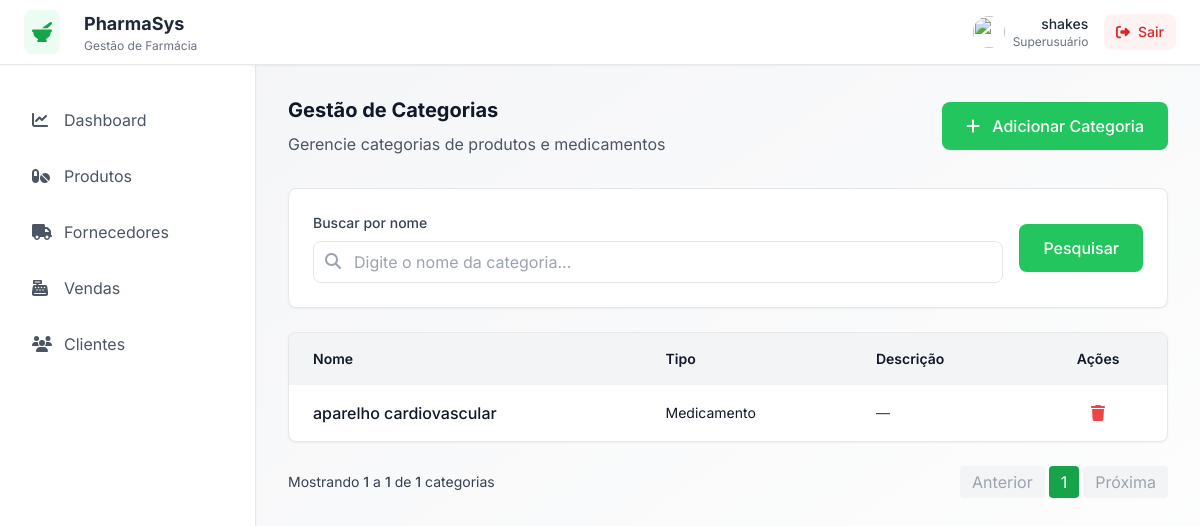
The app's page /productos/categorias/ (signed in) with its own data.
### productos/models.py (models this page shows, shortened)
class Categoria(models.Model):
    nome = models.CharField(max_length=50)
    tipo = models.CharField(  # Define se é medicamento ou não
        max_length=20,
        choices=[
            ("medicamento", "Medicamento"),
            ("higiene", "Higiene"),
            ("perfumaria", "Perfumaria"),
            ("suplemento", "Suplemento"),
            ("conveniencia", "Convêniencia"),
        ],
        default="medicamento"
    )
    descricao = models.TextField(blank=True)

### productos/views.py (the view)
# urls.py: path('categorias/', views.categorias_list, name='categorias_list'),
@login_required
def categorias_list(request):
    categorias = Categoria.objects.all()
    search = request.GET.get('search', '')
    if search:
        categorias = categorias.filter(nome__icontains=search)
    paginator = Paginator(categorias, 5)
    page_number = request.GET.get("page")
    page_obj = paginator.get_page(page_number)
    return render(request, "productos/categorias.html", {
        "categorias": page_obj,
        "page_obj": page_obj,
        "search": search,
    })

### core/context_processors.py (called while the page is built)
def request_is_secure(request):
    return {'is_secure': request.is_secure()}

### productos/templates/productos/categorias.html (shortened to what this page needs)
{% extends 'main.html' %}
{% block content %}
    {% include 'navbar.html' %}
    <div class="flex-1 ml-64 p-8" id="main-content">
        <div class="flex justify-between items-center mb-8" id="page-header">
            <div>
                <h2 class="text-xl font-bold text-gray-900 mb-2">Gestão de Categorias</h2>
                <p class="text-gray-600">Gerencie categorias de produtos e medicamentos</p>
            </div>
            <a class="bg-pharmacy-green hover:bg-pharmacy-green-dark text-white px-6 py-3 rounded-lg font-medium transition-colors shadow-sm"
               id="add-category-btn" href="{% url 'criar_categoria' %}">
                <i class="mr-2">
                </i>
                Adicionar Categoria
            </a>
        </div>
        <div class="bg-white rounded-lg shadow-sm border border-pharmacy-gray p-6 mb-6" id="filters-section">
            <form method="get" class="flex items-center gap-4">
                <div class="flex-1">
                    <label class="block text-sm font-medium text-gray-700 mb-2">Buscar por nome</label>
                    <div class="relative">
                        <input type="text" name="search" value="{{ request.GET.search }}"
                               placeholder="Digite o nome da categoria..."
                               class="w-full pl-10 pr-4 py-2 border border-pharmacy-gray rounded-lg focus:ring-2 focus:ring-pharmacy-green focus:border-transparent">
                        <i class="absolute left-3 top-3 text-gray-400">
                        </i>
                    </div>
                </div>
                <button type="submit"
                        class="bg-pharmacy-green hover:bg-pharmacy-green-dark text-white px-6 py-3 rounded-lg font-medium transition-colors shadow-sm">
                    Pesquisar
                </button>
            </form>
        </div>
        <div class="bg-white rounded-lg shadow-sm border border-pharmacy-gray overflow-hidden"
             id="categories-table-container">
            <div class="overflow-x-auto">
                <table class="w-full">
                    <thead class="bg-pharmacy-gray-light">
                    <tr>
                        <th class="px-6 py-4 text-left text-sm font-semibold text-gray-900">Nome</th>
                        <th class="px-6 py-4 text-left text-sm font-semibold text-gray-900">Tipo</th>
                        <th class="px-6 py-4 text-left text-sm font-semibold text-gray-900">Descrição</th>
                        <th class="px-6 py-4 text-center text-sm font-semibold text-gray-900">Ações</th>
                    </tr>
                    </thead>
                    <tbody class="divide-y divide-pharmacy-gray" id="categories-tbody">
                    {% for categoria in categorias %}
                        <tr class="hover:bg-pharmacy-gray-light/50 transition-colors">
                            <td class="px-6 py-4">
                                <div class="font-medium text-gray-900">{{ categoria.nome }}</div>
                            </td>
                            <td class="px-6 py-4 text-sm text-gray-900">{{ categoria.tipo|title }}</td>
                            <td class="px-6 py-4 text-sm text-gray-700">
                                {{ categoria.descricao|default:"—" }}
                            </td>
                            <td class="px-6 py-4 text-center">
                                <div class="flex justify-center space-x-2">
                                    <a href="{% url 'remover_categoria' categoria.id %}"
                                       onclick="return confirm('Tem certeza que deseja remover {{ categoria.nome }}?');"
                                       class="text-red-500 hover:text-red-700">
                                    </a>
                                </div>
                            </td>
                        </tr>
                    {% empty %}
                        <tr>
                            <td colspan="4" class="px-6 py-4 text-center text-gray-500">
                                Nenhuma categoria encontrada.
                            </td>
                        </tr>
                    {% endfor %}
                    </tbody>
                </table>
            </div>
        </div>
        <div class="flex justify-between items-center mt-6" id="pagination">
            <div class="text-sm text-gray-700">
                Mostrando
                <span class="font-medium">{{ page_obj.start_index }}</span>
                a
                <span class="font-medium">{{ page_obj.end_index }}</span>
                de
                <span class="font-medium">{{ page_obj.paginator.count }}</span> categorias
            </div>
            <div class="flex space-x-1">
                {% if page_obj.has_previous %}
                    <a href="?page={{ page_obj.previous_page_number }}"
                       class="px-3 py-1 bg-gray-200 rounded hover:bg-gray-300">Anterior</a>
                {% else %}
                    <span class="px-3 py-1 bg-gray-100 text-gray-400 rounded">Anterior</span>
                {% endif %}
                {% for num in page_obj.paginator.page_range %}
                    {% if page_obj.number == num %}
                        <span class="px-3 py-1 bg-green-600 text-white rounded">{{ num }}</span>
                    {% else %}
                        <a href="?page={{ num }}"
                           class="px-3 py-1 bg-gray-200 rounded hover:bg-gray-300">{{ num }}</a>
                    {% endif %}
                {% endfor %}
                {% if page_obj.has_next %}
                    <a href="?page={{ page_obj.next_page_number }}"
                       class="px-3 py-1 bg-gray-200 rounded hover:bg-gray-300">Próxima</a>
                {% else %}
                    <span class="px-3 py-1 bg-gray-100 text-gray-400 rounded">Próxima</span>
                {% endif %}
            </div>
        </div>
    </div>
{% endblock %}

### templates/navbar.html (shortened to what this page needs)
<div class="bg-white shadow-sm border-b border-pharmacy-gray fixed w-full z-40" id="header">
    <div class="flex justify-between items-center h-16 px-6">
        <div class="flex items-center" id="nav-logo">
            <div class="bg-pharmacy-green-light/10 p-2 rounded-lg mr-3">
                <i class="text-pharmacy-green-dark text-xl" data-fa-i2svg="">
                </i>
            </div>
            <div class="ml-3">
                <h1 class="text-lg font-bold text-gray-800">PharmaSys</h1>
                <p class="text-xs text-gray-500">Gestão de Farmácia</p>
            </div>
        </div>
        <div class="flex items-center space-x-4" id="nav-user">
            <div class="flex items-center space-x-2">
                <img class="w-8 h-8 rounded-full"
                     src="https://storage.googleapis.com/uxpilot-auth.appspot.com/avatars/avatar-1.jpg">
                <div class="text-right">
                    <p class="text-sm font-medium text-gray-800">{{ request.user.username }}</p>
                    <p class="text-xs text-gray-500">
                        {% if request.user.is_superuser %}
                            Superusuário
                        {% elif request.user.is_staff %}
                            Staff
                        {% elif request.user.is_active %}
                            Usuário activo
                        {% else %}
                            Inactivo
                        {% endif %}
                    </p>
                </div>
            </div>
            <form method="post" action="{% url 'logout' %}">
                <button type="submit"
                        class="bg-red-50 hover:bg-red-100 text-red-600 px-3 py-2 rounded-lg text-sm font-medium transition-colors">
                    <i class="mr-1" data-fa-i2svg="">
                    </i>
                    Sair
                </button>
            </form>
        </div>
    </div>
</div>
<div class="flex pt-16">
    <div class="w-64 bg-white shadow-sm border-r border-pharmacy-gray fixed h-full" id="sidebar">
        <nav class="mt-8 px-4">
            <div class="space-y-2">
                <a class="flex items-center px-4 py-3 text-gray-600 hover:bg-pharmacy-green-light/10 hover:text-pharmacy-green-dark rounded-lg transition-colors cursor-pointer"
                   href="{% url 'dashboard' %}">
                    <i class="mr-3 w-5" data-fa-i2svg="">
                    </i>
                    Dashboard
                </a>
                <a class="flex items-center px-4 py-3 text-gray-600 hover:bg-pharmacy-green-light/10 hover:text-pharmacy-green-dark rounded-lg transition-colors cursor-pointer"
                   href="{% url 'productos_list' %}">
                    <i class="mr-3 w-5" data-fa-i2svg="">
                    </i>
                    Produtos
                </a>
                <a class="flex items-center px-4 py-3 text-gray-600 hover:bg-pharmacy-green-light/10 hover:text-pharmacy-green-dark rounded-lg transition-colors cursor-pointer"
                   href="{% url 'listar_fornecedores' %}">
                    <i class="mr-3 w-5" data-fa-i2svg="">
                    </i>
                    Fornecedores
                </a>
                <a href="{% url 'listar_vendas' %}"
                   class="flex items-center px-4 py-3 text-gray-600 hover:bg-pharmacy-green-light/10 hover:text-pharmacy-green-dark rounded-lg transition-colors cursor-pointer">
                    <i class="mr-3 w-5" data-fa-i2svg="">
                    </i>
                    Vendas
                </a>
                <a class="flex items-center px-4 py-3 text-gray-600 hover:bg-pharmacy-green-light/10 hover:text-pharmacy-green-dark rounded-lg transition-colors cursor-pointer"
                   href="{% url 'listar_cliente' %}">
                    <i class="mr-3 w-5" data-fa-i2svg="">
                    </i>
                    Clientes
                </a>
            </div>
        </nav>
    </div>
</div>

### templates/main.html (style rules this page uses)
* { font-family: 'Inter', sans-serif; }

### records on screen
Categoria: nome "aparelho cardiovascular", tipo "Medicamento", descricao "—"

### other values on screen
{{ request.user.username }} "shakes"
{{ page_obj.start_index }} "1"
{{ page_obj.end_index }} "1"
{{ page_obj.paginator.count }} "1"
{{ num }} "1"
